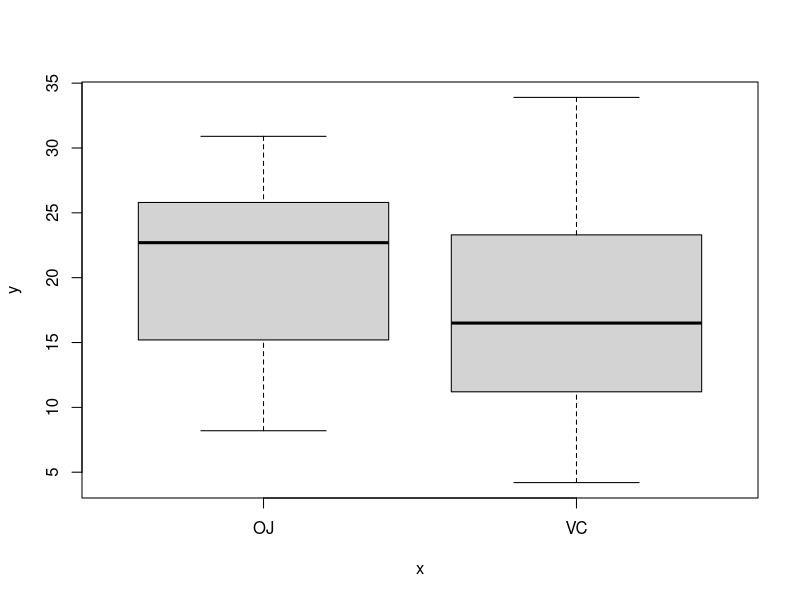
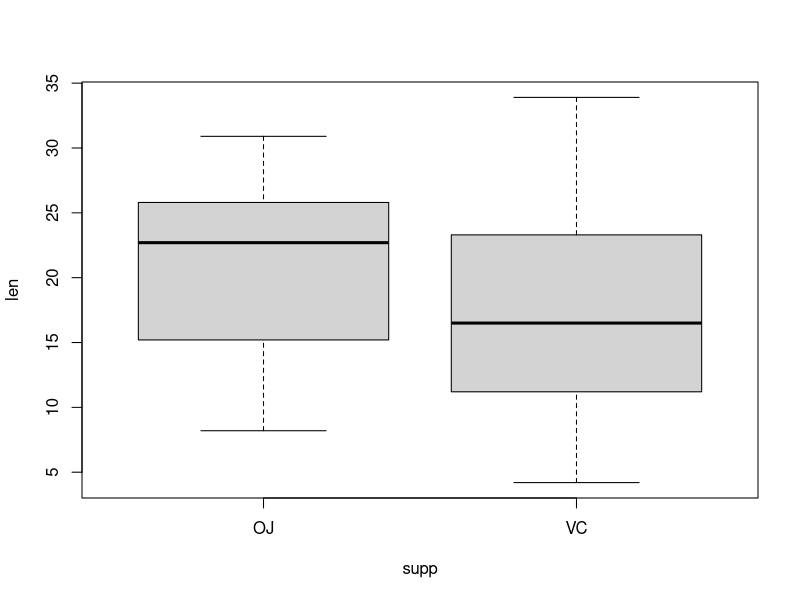
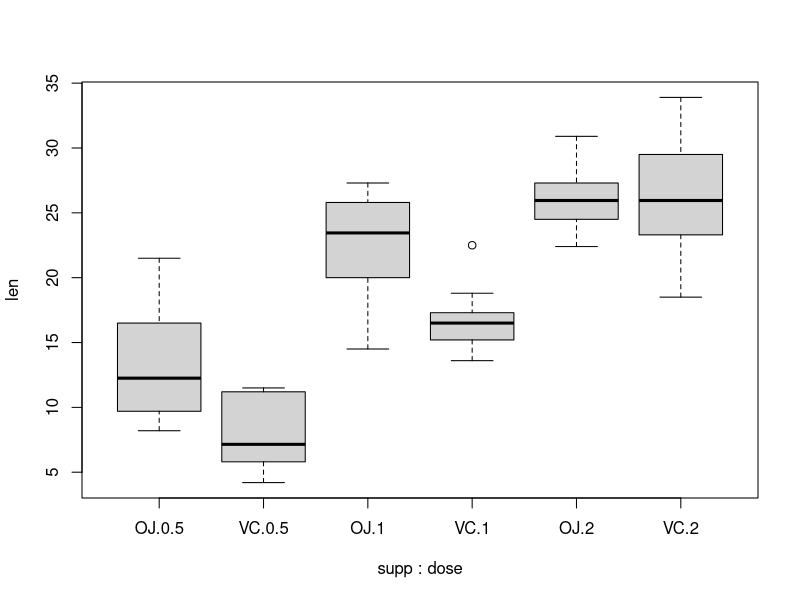
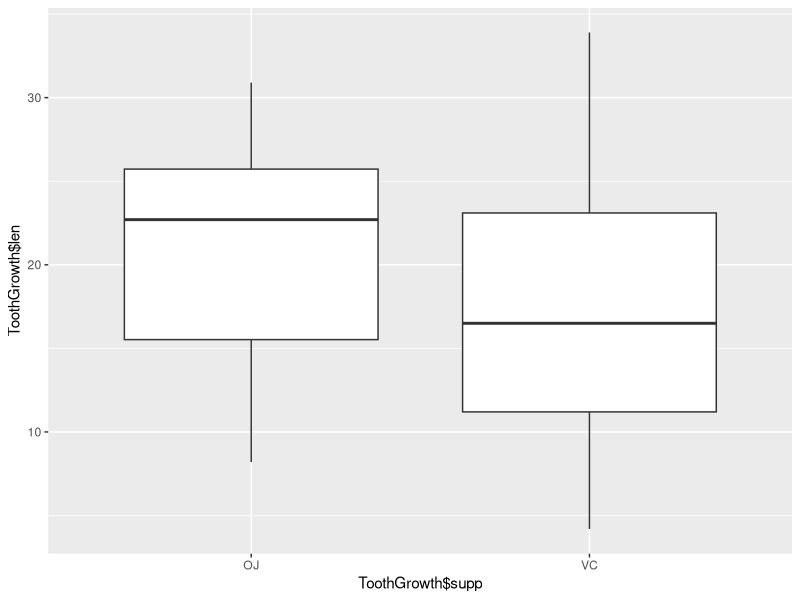
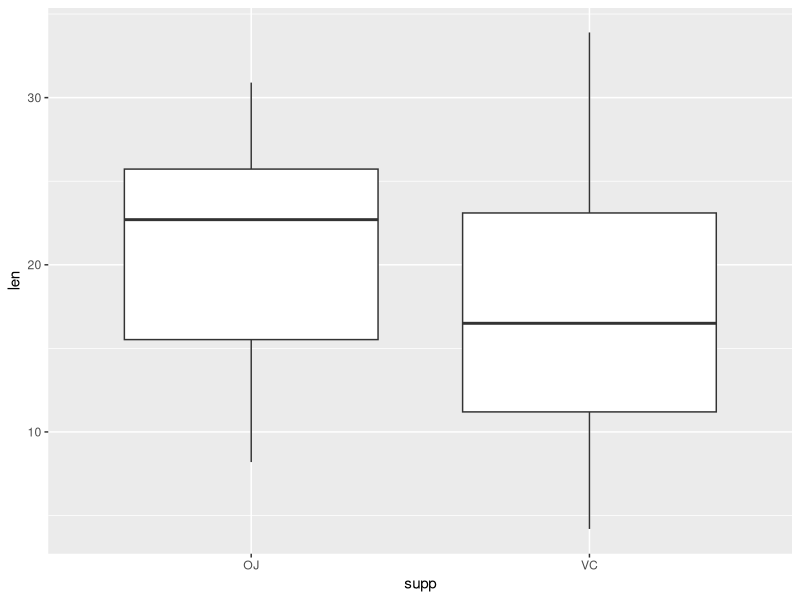
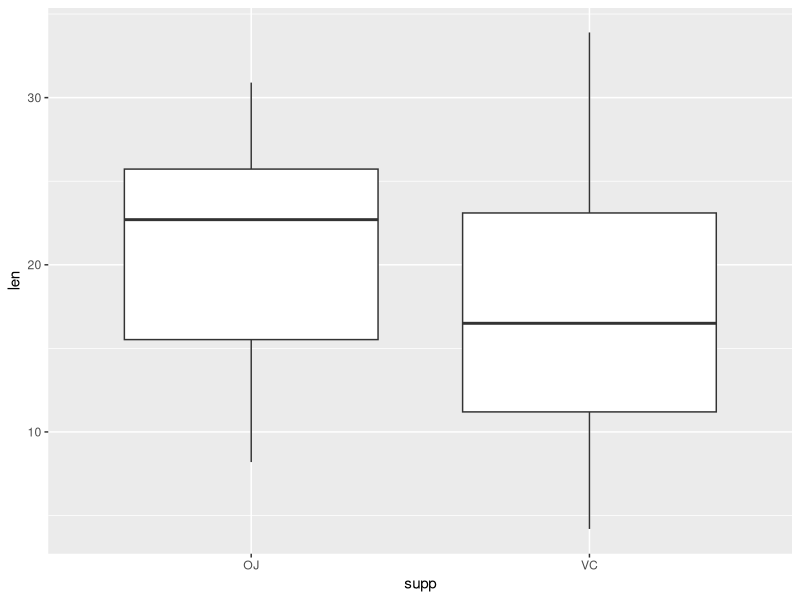
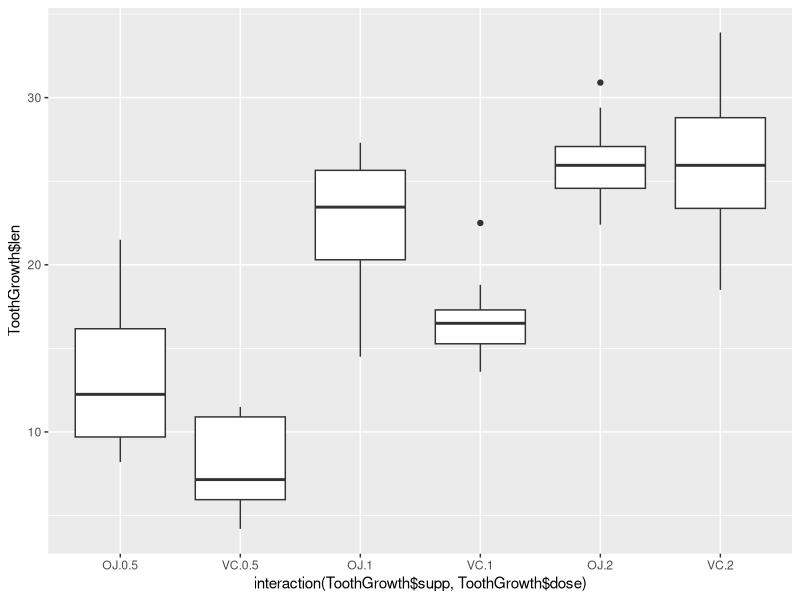
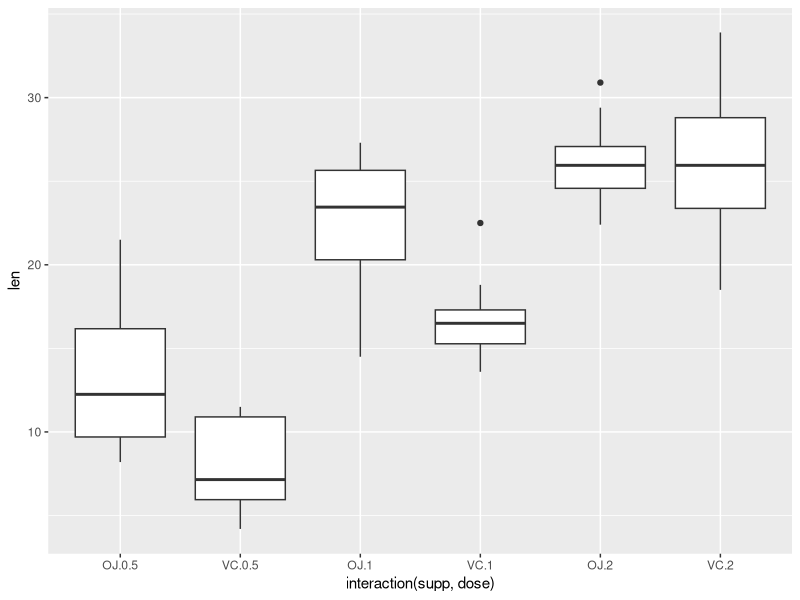

Write R code to recreate these figures, in order.
#Creating Box-plots
getwd()
labdir<-"C:/Users/ebelw/Documents/RPI/2020_1_Spring/Data Analytics/GitRepo/Lab 1 Part 2"
setwd(labdir)

help(ToothGrowth)
#supplement type = Orange Juice (OJ) or Vitamin C (VC)
#Create Box plot for growth lenth for teeth for each supplement:

#Basic Plot
plot(ToothGrowth$supp,ToothGrowth$len)
boxplot(len~supp,data=ToothGrowth)
boxplot(len~supp+dose,data=ToothGrowth) #split further into doses

#Quick Plot (ggplot)
library(ggplot2)
qplot(ToothGrowth$supp,ToothGrowth$len, geom="boxplot")
#vectors in same data fram:
qplot(supp,len,data=ToothGrowth,geom="boxplot")

#Full ggplot
ggplot(ToothGrowth,aes(x=supp,y=len))+geom_boxplot()

#3 vectors Quick Plot
qplot(interaction(ToothGrowth$supp,ToothGrowth$dose),ToothGrowth$len,geom="boxplot")
#3 vectors ggplot
ggplot(ToothGrowth,aes(x=interaction(supp,dose),y=len))+geom_boxplot()
